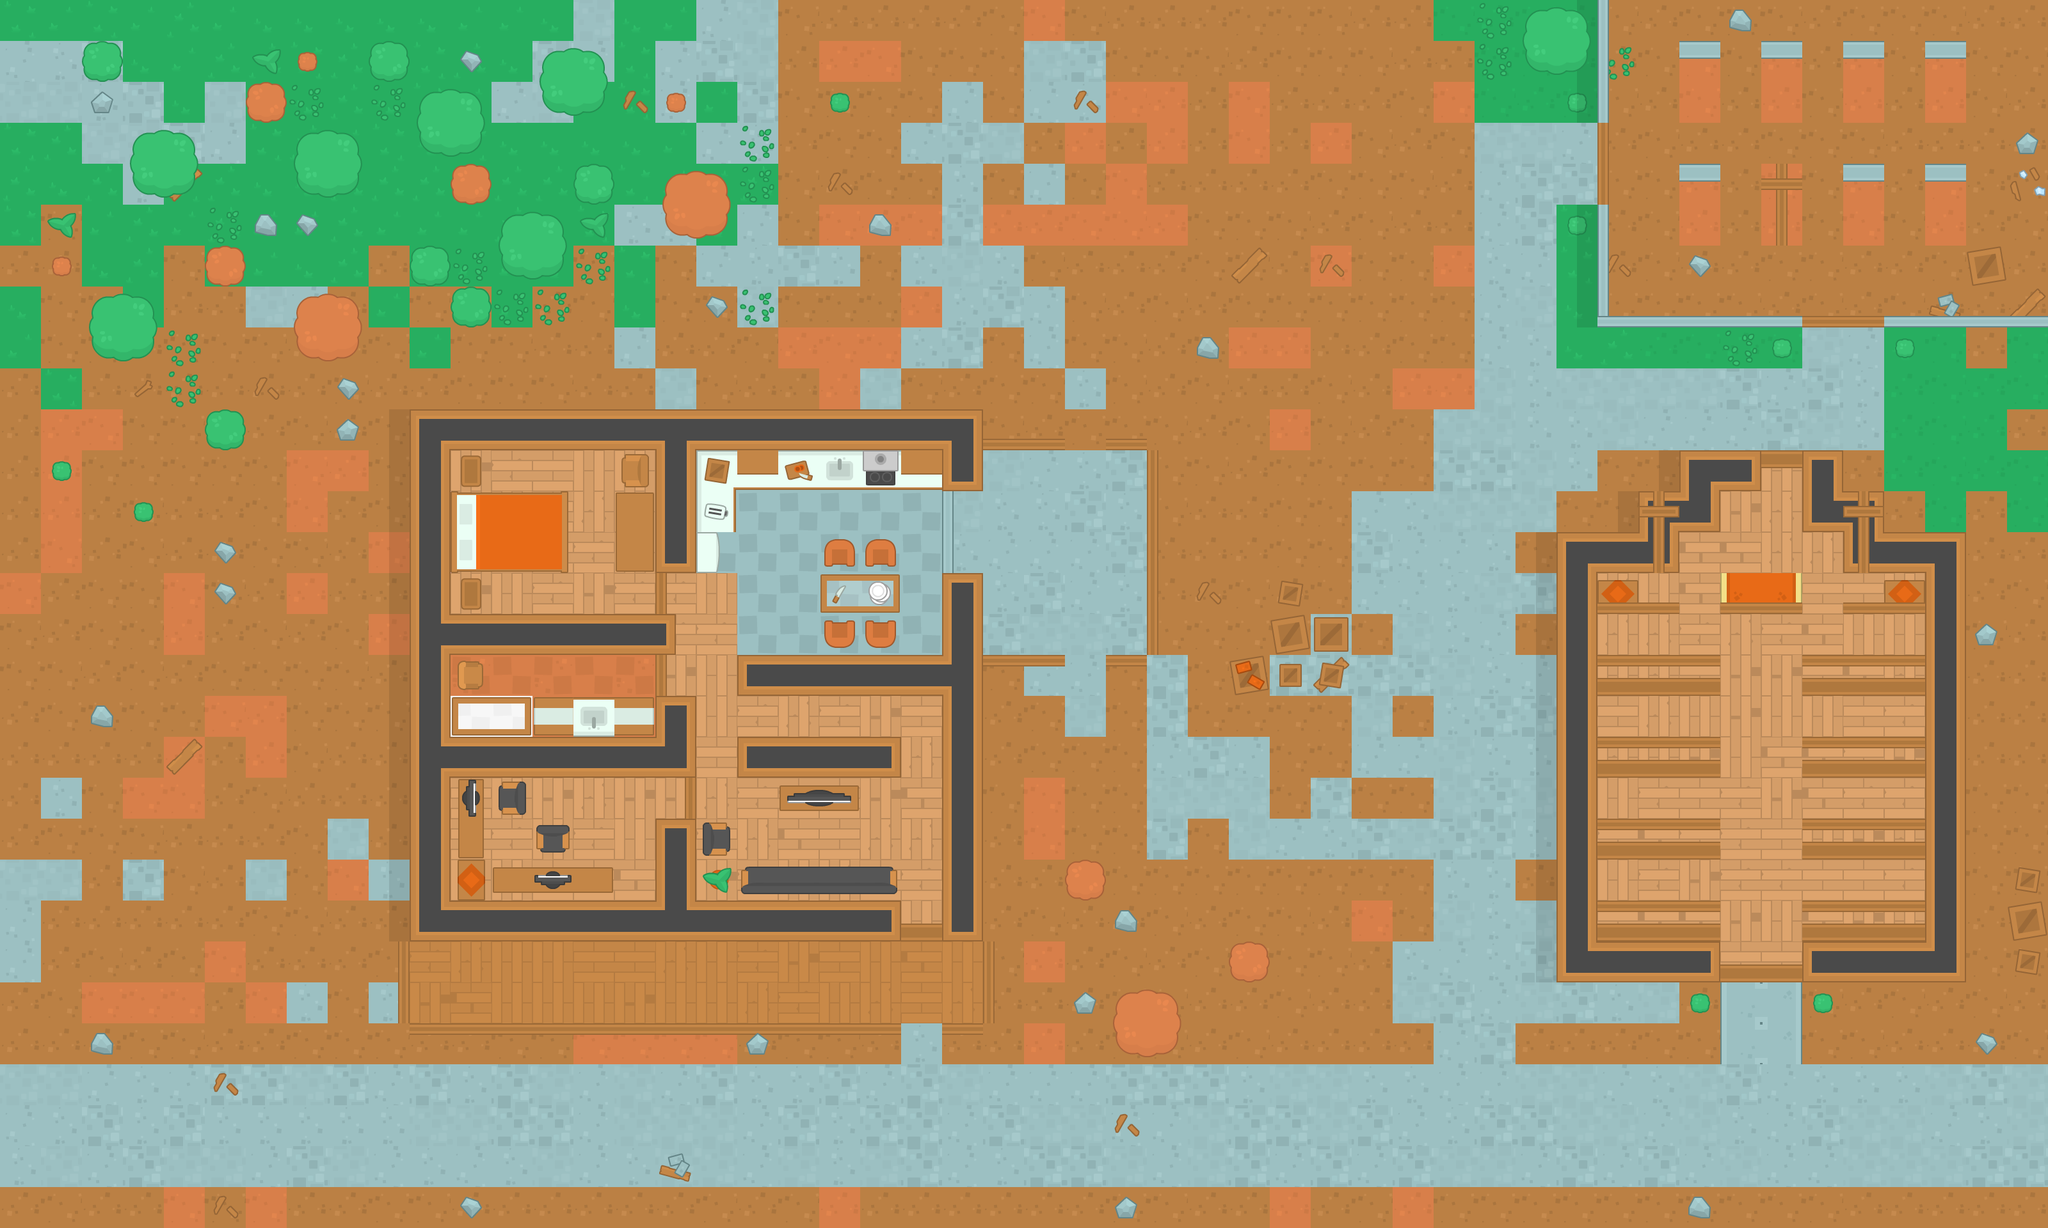

Tiled map render using the project's own tile images. Description and the map definition, with tile-layer contents summarised, below:
An orthogonal 50x30 tile map with 64x64 px tiles, 4 tile layers (ground, wall, item, decoration) and 118 objects (88x wall, 14x mob, 7x tree_green, 3x tree_red, 2x health, ...).

<map version="1.5" tiledversion="1.7.2" orientation="orthogonal" renderorder="right-down" width="50" height="30" tilewidth="64" tileheight="64" infinite="0" nextlayerid="6" nextobjectid="174">
 <tileset firstgid="1" source="tile_set.tsx" />
 <layer id="1" name="ground" width="50" height="30">
  <data>[1500 cells, 1500 non-empty, 32 distinct tile ids]</data>
 </layer>
 <layer id="2" name="wall" width="50" height="30">
  <data>[1500 cells, 252 non-empty, 36 distinct tile ids]</data>
 </layer>
 <layer id="3" name="item" width="50" height="30">
  <data>[1500 cells, 187 non-empty, 58 distinct tile ids]</data>
 </layer>
 <layer id="4" name="decoration" width="50" height="30">
  <data>[1500 cells, 115 non-empty, 29 distinct tile ids]</data>
 </layer>
 <objectgroup id="5" name="Obstacles">
  <object id="1" name="wall" x="640" y="640" width="896" height="64" />
  <object id="2" name="player" x="48" y="1744" width="32" height="32" />
  <object id="4" name="wall" x="640" y="704" width="64" height="768" />
  <object id="5" name="wall" x="1472" y="704" width="64" height="64" />
  <object id="6" name="wall" x="1472" y="896" width="64" height="576" />
  <object id="7" name="wall" x="1024" y="704" width="64" height="192" />
  <object id="8" name="wall" x="1024" y="1088" width="64" height="128" />
  <object id="9" name="wall" x="1024" y="1280" width="64" height="128" />
  <object id="10" name="wall" x="704" y="1408" width="704" height="64" />
  <object id="11" name="wall" x="704" y="1136" width="320" height="80" />
  <object id="12" name="wall" x="704" y="960" width="352" height="64" />
  <object id="13" name="wall" x="1152" y="1024" width="320" height="64" />
  <object id="14" name="wall" x="1152" y="1152" width="256" height="64" />
  <object id="15" name="wall" x="1216" y="1232" width="128" height="32" />
  <object id="16" name="wall" x="1088" y="1360" width="48" height="48" />
  <object id="18" name="wall" x="720" y="1360" width="240" height="32" />
  <object id="19" name="wall" x="720" y="1216" width="32" height="144" />
  <object id="20" name="wall" x="832" y="1088" width="192" height="64" />
  <object id="21" name="wall" x="1088" y="704" width="384" height="64" />
  <object id="22" name="wall" x="1280" y="896" width="128" height="64" />
  <object id="23" name="wall" x="1088" y="768" width="64" height="64" />
  <object id="24" name="wall" x="1088" y="832" width="32" height="64" />
  <object id="25" name="wall" x="960" y="768" width="64" height="128" />
  <object id="27" name="wall" x="704" y="704" width="48" height="256" />
  <object id="28" name="wall" x="1136" y="1392" width="272" height="16" />
  <object id="29" name="wall" x="1088" y="1280" width="16" height="64" />
  <object id="33" name="wall" x="336" y="656" width="32" height="32" />
  <object id="34" name="wall" x="176" y="496" width="32" height="32" />
  <object id="35" name="wall" x="336" y="400" width="32" height="32" />
  <object id="37" name="wall" x="144" y="80" width="32" height="32" />
  <object id="38" name="wall" x="400" y="144" width="32" height="32" />
  <object id="40" name="wall" x="592" y="80" width="32" height="32" />
  <object id="42" name="wall" x="720" y="272" width="32" height="32" />
  <object id="43" name="wall" x="656" y="400" width="32" height="32" />
  <object id="44" name="wall" x="720" y="464" width="32" height="32" />
  <object id="45" name="wall" x="912" y="272" width="32" height="32" />
  <object id="57" name="wall" x="496" y="496" width="32" height="32" />
  <object id="58" name="wall" x="240" y="240" width="32" height="32" />
  <object id="59" name="wall" x="496" y="240" width="32" height="32" />
  <object id="60" name="wall" x="688" y="176" width="32" height="32" />
  <object id="61" name="wall" x="880" y="112" width="32" height="32" />
  <object id="62" name="tree_green" x="784" y="336" width="96" height="96" />
  <object id="65" name="wall" x="0" y="0" width="3200" height="32" />
  <object id="66" name="wall" x="0" y="1888" width="3200" height="32" />
  <object id="67" name="wall" x="0" y="16" width="32" height="1888" />
  <object id="68" name="wall" x="3168" y="16" width="32" height="1888" />
  <object id="84" name="wall" x="2432" y="832" width="64" height="704" />
  <object id="85" name="wall" x="3008" y="848" width="64" height="688" />
  <object id="86" name="wall" x="1984" y="912" width="64" height="160" />
  <object id="87" name="wall" x="2048" y="960" width="64" height="112" />
  <object id="88" name="wall" x="2560" y="768" width="64" height="128" />
  <object id="89" name="wall" x="2624" y="704" width="64" height="128" />
  <object id="90" name="wall" x="2816" y="704" width="64" height="128" />
  <object id="91" name="wall" x="2880" y="768" width="64" height="128" />
  <object id="92" name="wall" x="3136" y="1408" width="64" height="112" />
  <object id="93" name="wall" x="2816" y="1472" width="192" height="64" />
  <object id="94" name="wall" x="2496" y="1472" width="192" height="64" />
  <object id="95" name="wall" x="2496" y="832" width="64" height="64" />
  <object id="96" name="wall" x="2688" y="704" width="64" height="64" />
  <object id="97" name="wall" x="2944" y="832" width="64" height="64" />
  <object id="98" name="wall" x="1936" y="1024" width="48" height="48" />
  <object id="99" name="wall" x="1936" y="1488" width="32" height="32" />
  <object id="100" name="wall" x="1680" y="1360" width="32" height="32" />
  <object id="101" name="wall" x="1776" y="1584" width="32" height="32" />
  <object id="102" name="wall" x="3088" y="400" width="32" height="32" />
  <object id="103" name="wall" x="2416" y="48" width="32" height="32" />
  <object id="104" name="wall" x="2496" y="1408" width="192" height="16" />
  <object id="105" name="wall" x="2816" y="1408" width="192" height="16" />
  <object id="106" name="wall" x="2816" y="1280" width="192" height="16" />
  <object id="107" name="wall" x="2496" y="1280" width="192" height="16" />
  <object id="108" name="wall" x="2496" y="1152" width="192" height="16" />
  <object id="109" name="wall" x="2816" y="1152" width="192" height="16" />
  <object id="110" name="wall" x="2816" y="1024" width="192" height="16" />
  <object id="111" name="wall" x="2496" y="1024" width="192" height="16" />
  <object id="112" name="wall" x="2496" y="944" width="128" height="16" />
  <object id="113" name="wall" x="2688" y="944" width="128" height="16" />
  <object id="114" name="wall" x="2880" y="944" width="128" height="16" />
  <object id="115" name="wall" x="2944" y="496" width="240" height="16" />
  <object id="116" name="wall" x="2496" y="496" width="320" height="16" />
  <object id="117" name="wall" x="2624" y="256" width="64" height="16" />
  <object id="118" name="wall" x="2880" y="256" width="64" height="16" />
  <object id="119" name="wall" x="3008" y="256" width="64" height="16" />
  <object id="120" name="wall" x="3008" y="64" width="64" height="16" />
  <object id="121" name="wall" x="2880" y="64" width="64" height="16" />
  <object id="122" name="wall" x="2752" y="64" width="64" height="16" />
  <object id="123" name="wall" x="2624" y="64" width="64" height="16" />
  <object id="124" name="wall" x="2496" y="16" width="16" height="176" />
  <object id="125" name="wall" x="2496" y="320" width="16" height="176" />
  <object id="126" name="tree_red" x="1040" y="272" width="96" height="96" />
  <object id="130" name="wall" x="1072" y="304" width="32" height="32" />
  <object id="131" name="wall" x="816" y="368" width="32" height="32" />
  <object id="132" name="tree_green" x="848" y="80" width="96" height="96" />
  <object id="133" name="tree_green" x="656" y="144" width="96" height="96" />
  <object id="134" name="tree_green" x="464" y="208" width="96" height="96" />
  <object id="135" name="tree_green" x="144" y="464" width="96" height="96" />
  </objectgroup>
</map>
<!-- 23 of 118 objects omitted -->
